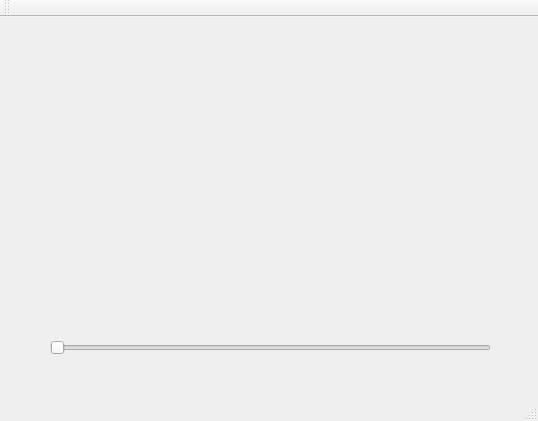
<?xml version="1.0" encoding="UTF-8"?>
<ui version="4.0">
 <class>MainWindow</class>
 <widget class="QMainWindow" name="MainWindow">
  <property name="geometry">
   <rect>
    <x>0</x>
    <y>0</y>
    <width>538</width>
    <height>421</height>
   </rect>
  </property>
  <property name="windowTitle">
   <string>MainWindow</string>
  </property>
  <widget class="QWidget" name="centralWidget">
   <widget class="QCustomPlot" name="areaGrafico" native="true">
    <property name="geometry">
     <rect>
      <x>50</x>
      <y>40</y>
      <width>441</width>
      <height>271</height>
     </rect>
    </property>
   </widget>
   <widget class="QSlider" name="horizontalSlider">
    <property name="geometry">
     <rect>
      <x>50</x>
      <y>320</y>
      <width>441</width>
      <height>22</height>
     </rect>
    </property>
    <property name="minimum">
     <number>10</number>
    </property>
    <property name="maximum">
     <number>100</number>
    </property>
    <property name="orientation">
     <enum>Qt::Horizontal</enum>
    </property>
   </widget>
  </widget>
  <widget class="QMenuBar" name="menuBar">
   <property name="geometry">
    <rect>
     <x>0</x>
     <y>0</y>
     <width>538</width>
     <height>21</height>
    </rect>
   </property>
  </widget>
  <widget class="QToolBar" name="mainToolBar">
   <attribute name="toolBarArea">
    <enum>TopToolBarArea</enum>
   </attribute>
   <attribute name="toolBarBreak">
    <bool>false</bool>
   </attribute>
  </widget>
  <widget class="QStatusBar" name="statusBar"/>
 </widget>
 <layoutdefault spacing="6" margin="11"/>
 <customwidgets>
  <customwidget>
   <class>QCustomPlot</class>
   <extends>QWidget</extends>
   <header>qcustomplot.h</header>
   <container>1</container>
  </customwidget>
 </customwidgets>
 <resources/>
 <connections/>
</ui>
